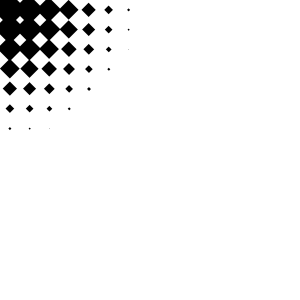
Frame 1 (no input)
Frame 60 (the mouse pressed at the canvas centre just before this capture): identical to frame 1, image omitted
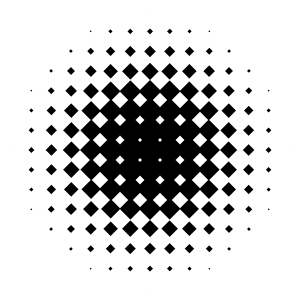
Frame 120 (the mouse held since frame 60 and released just before this capture)

The Processing sketch that drew these frames (run headless with seeded random() and noise(); from frame 60 on, the mouse is pressed at the canvas centre):

// Processing sketch: processing_42992
// ── processing_42992.pde



void setup (){
  size(300, 300);
  background(0);
  noStroke();
  smooth();
  rectMode(CENTER);
}

void draw(){
  background(0);
  for(int i=0; i<=width; i+=20){
    for(int j=0; j<=height; j+=20){
      fill(255);
      pushMatrix();
      translate(i, j);
      float d = dist(i, j, mouseX, mouseY);
      rotate(radians(45));
      rect(0, 0, d/5, d/5);
      popMatrix();
    }
  }
}
